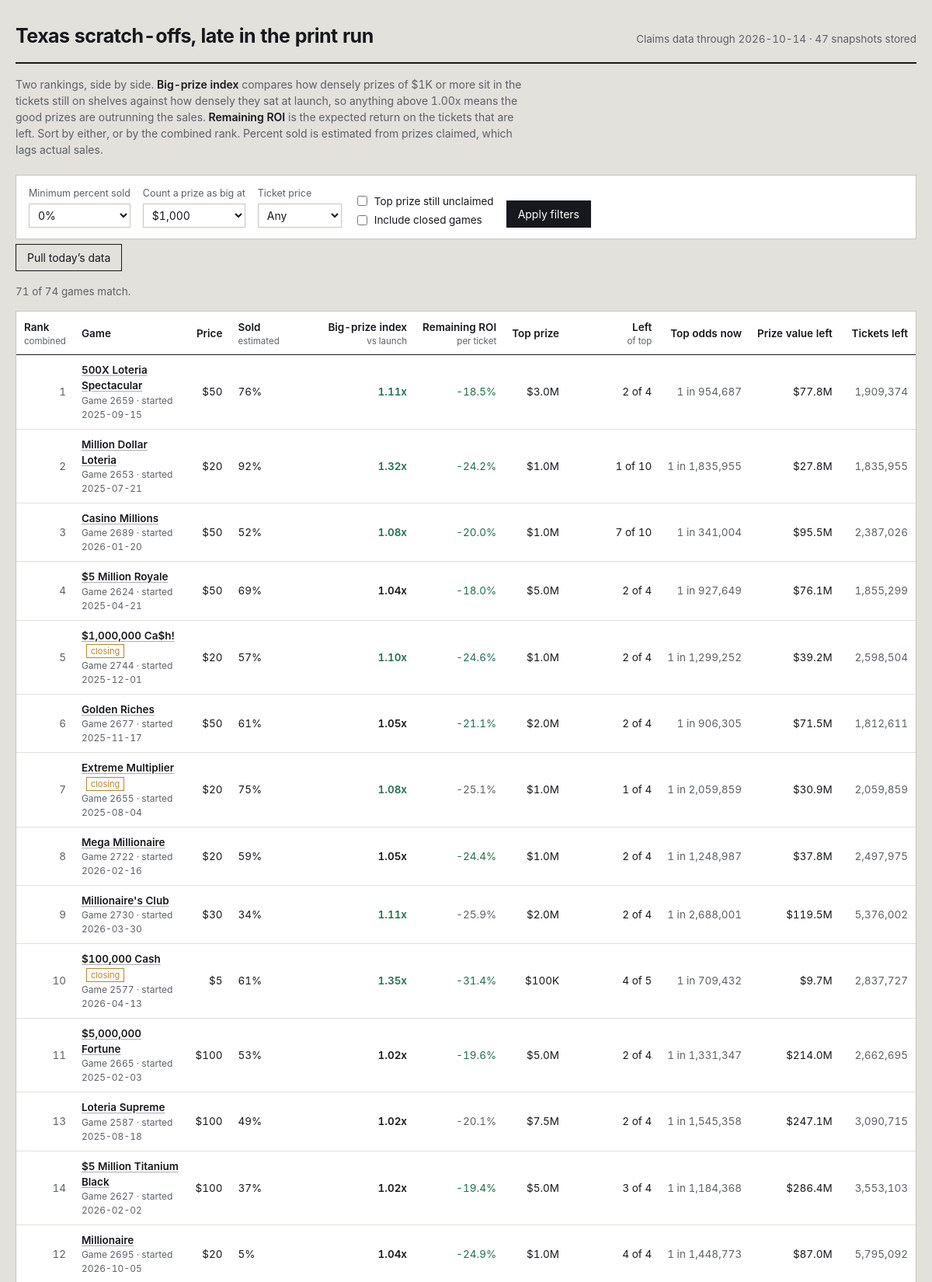
The page / (upper part) on the database its author committed.
### tables this page shows
CREATE TABLE games (
    game_number   INTEGER PRIMARY KEY,
    game_name     TEXT,
    ticket_price  REAL,
    start_date    TEXT,
    close_date    TEXT,
    total_tickets INTEGER,
    overall_odds  REAL,
    details_url   TEXT,
    closing_soon  INTEGER DEFAULT 0,
    active        INTEGER DEFAULT 1,
    first_seen    TEXT,
    last_seen     TEXT
);

### app.py (the view)
@app.route("/")
def index():
    conn = db.connect()
    db.init(conn)
    latest = db.latest_snapshot_date(conn)
    if not latest:
        conn.close()
        return render_template("empty.html", running=_refresh_state["running"])
    big_threshold = float(request.args.get("big", 1000))
    min_sold = float(request.args.get("min_sold", 0)) / 100.0
    price_filter = request.args.get("price", "")
    include_closed = request.args.get("closed") == "1"
    sort_key = request.args.get("sort", "combined")
    only_top = request.args.get("top_left") == "1"
    rows = _snapshot_rows(conn, latest, big_threshold)
    games = db.load_games(conn)
    shown = []
    for r in rows:
        g = games.get(r["game_number"], {})
        if not include_closed and not g.get("active", 1):
            continue
        if r["pct_sold"] < min_sold:
            continue
        if price_filter and float(price_filter) != r["price"]:
            continue
        if only_top and not r["top_left"]:
            continue
        shown.append(r)
    col, desc = SORTS.get(sort_key, SORTS["combined"])
    shown.sort(key=lambda r: (r.get(col) is None, r.get(col) if r.get(col) is not None else 0),
               reverse=desc)
    if not desc:
        shown = [r for r in shown if r.get(col) is not None] + \
                [r for r in shown if r.get(col) is None]
    prices = sorted({r["price"] for r in rows if r["price"]})
    history_dates = db.snapshot_dates(conn)
    conn.close()
    return render_template(
        "index.html",
        rows=shown,
        total=len(rows),
        snapshot_date=latest,
        snapshot_count=len(history_dates),
        big_threshold=int(big_threshold),
        min_sold=int(min_sold * 100),
        price_filter=price_filter,
        include_closed=include_closed,
        only_top=only_top,
        sort_key=sort_key,
        prices=prices,
        running=_refresh_state["running"],
    )

### app.py (called while the page is built)
def _snapshot_rows(conn, snapshot_date, big_threshold):
    games = db.load_games(conn)
    snap = db.load_snapshot(conn, snapshot_date)
    return metrics.rank_all(games, snap, big_threshold)

@app.template_filter("pct")
def fmt_pct(v, digits=1):
    return "—" if v is None else f"{v * 100:.{digits}f}%"

@app.template_filter("money")
def fmt_money(v):
    if v is None:
        return "—"
    if v >= 1_000_000:
        return f"${v / 1_000_000:.1f}M"
    if v >= 1_000:
        return f"${v / 1_000:,.0f}K"
    return f"${v:,.0f}"

@app.template_filter("num")
def fmt_num(v):
    return "—" if v is None else f"{v:,.0f}"

@app.template_filter("factor")
def fmt_factor(v):
    return "—" if v is None else f"{v:.2f}x"

@app.template_filter("odds")
def fmt_odds(v):
    return "—" if v is None else f"1 in {v:,.0f}"

### db.py (called while the page is built)
def connect(path=None):
    conn = sqlite3.connect(path or DB_PATH)
    conn.row_factory = sqlite3.Row
    conn.execute("PRAGMA foreign_keys = ON")
    return conn

def init(conn):
    conn.executescript(SCHEMA)
    conn.commit()

def latest_snapshot_date(conn):
    row = conn.execute("SELECT MAX(snapshot_date) AS d FROM prize_snapshots").fetchone()
    return row["d"] if row else None

def snapshot_dates(conn, game_number=None):
    if game_number is None:
        q = "SELECT DISTINCT snapshot_date FROM prize_snapshots ORDER BY snapshot_date"
        return [r[0] for r in conn.execute(q)]
    q = "SELECT DISTINCT snapshot_date FROM prize_snapshots WHERE game_number = ? ORDER BY snapshot_date"
    return [r[0] for r in conn.execute(q, (game_number,))]

def load_snapshot(conn, snapshot_date):
    out = {}
    q = """SELECT game_number, prize_level, total_prizes, prizes_claimed
           FROM prize_snapshots WHERE snapshot_date = ?"""
    for r in conn.execute(q, (snapshot_date,)):
        g = out.setdefault(r["game_number"], {"total": None, "levels": {}})
        if r["prize_level"] < 0:
            g["total"] = (r["total_prizes"], r["prizes_claimed"])
        else:
            g["levels"][r["prize_level"]] = (r["total_prizes"], r["prizes_claimed"])
    return out

def load_games(conn):
    return {r["game_number"]: dict(r) for r in conn.execute("SELECT * FROM games")}

### metrics.py (called while the page is built)
def _safe_div(a, b):
    return a / b if b else None

### templates/index.html (shortened to what this page needs)
{% extends "base.html" %}
{% macro sortlink(key, label, hint='') %}
  {% set q = request.args.to_dict() %}
  {% set _ = q.update({'sort': key}) %}
  <a href="{{ url_for('index', **q) }}">{{ label }}</a>
  {% if hint %}<span class="hint">{{ hint }}</span>{% endif %}
{% endmacro %}
{% block body %}
<header class="masthead">
  <h1>Texas scratch-offs, late in the print run</h1>
  <div class="meta">
    Claims data through {{ snapshot_date }} · {{ snapshot_count }} snapshot{{ '' if snapshot_count == 1 else 's' }} stored
  </div>
</header>
<p class="primer">
  Two rankings, side by side. <strong>Big-prize index</strong> compares how densely prizes of
  {{ big_threshold | money }} or more sit in the tickets still on shelves against how densely they
  sat at launch, so anything above 1.00x means the good prizes are outrunning the sales.
  <strong>Remaining ROI</strong> is the expected return on the tickets that are left. Sort by either,
  or by the combined rank. Percent sold is estimated from prizes claimed, which lags actual sales.
</p>
<form class="controls" method="get" action="{{ url_for('index') }}">
  <div class="field">
    <label for="min_sold">Minimum percent sold</label>
    <select id="min_sold" name="min_sold">
      {% for v in [0, 25, 50, 60, 70, 80, 90] %}
        <option value="{{ v }}" {{ 'selected' if min_sold == v }}>{{ v }}%</option>
      {% endfor %}
    </select>
  </div>
  <div class="field">
    <label for="big">Count a prize as big at</label>
    <select id="big" name="big">
      {% for v in [100, 500, 1000, 5000, 10000, 50000, 100000] %}
        <option value="{{ v }}" {{ 'selected' if big_threshold == v }}>${{ '{:,}'.format(v) }}</option>
      {% endfor %}
    </select>
  </div>
  <div class="field">
    <label for="price">Ticket price</label>
    <select id="price" name="price">
      <option value="">Any</option>
    </select>
  </div>
  <div class="checks">
    <label><input type="checkbox" name="top_left" value="1" {{ 'checked' if only_top }}> Top prize still unclaimed</label>
    <label><input type="checkbox" name="closed" value="1" {{ 'checked' if include_closed }}> Include closed games</label>
  </div>
  <button type="submit">Apply filters</button>
</form>
<form method="post" action="{{ url_for('do_refresh') }}" style="margin-bottom:16px">
  <button class="ghost" type="submit" {{ 'disabled' if running }}>
    {{ 'Pulling new data…' if running else 'Pull today’s data' }}
  </button>
</form>
<p class="count">{{ rows | length }} of {{ total }} games match.</p>
<div class="scroll">
<table>
  <thead>
    <tr>
      <th class="left">{{ sortlink('combined', 'Rank', 'combined') }}</th>
      <th class="left">Game</th>
      <th>{{ sortlink('price', 'Price') }}</th>
      <th class="left">{{ sortlink('sold', 'Sold', 'estimated') }}</th>
      <th>{{ sortlink('big', 'Big-prize index', 'vs launch') }}</th>
      <th>{{ sortlink('ev', 'Remaining ROI', 'per ticket') }}</th>
      <th>{{ sortlink('top_prize', 'Top prize') }}</th>
      <th>{{ sortlink('top_left', 'Left', 'of top') }}</th>
      <th>Top odds now</th>
      <th>{{ sortlink('value_left', 'Prize value left') }}</th>
      <th>Tickets left</th>
    </tr>
  </thead>
  <tbody>
  {% for r in rows %}
    <tr>
      <td class="rank">{{ r.rank_overall or '—' }}</td>
      <td class="left">
        <a class="name" href="{{ url_for('game_detail', game_number=r.game_number, big=big_threshold) }}">{{ r.game_name }}</a>
        {% if r.closing_soon %}<span class="tag">closing</span>{% endif %}
        <span class="sub">Game {{ r.game_number }}{% if r.start_date %} · started {{ r.start_date }}{% endif %}</span>
      </td>
      <td>${{ r.price | int }}</td>
      <td class="left sold {{ 'deep' if r.pct_sold >= 0.75 }}">
        {{ r.pct_sold | pct(0) }}
      </td>
      <td class="strong {{ 'pos' if r.big_index and r.big_index > 1.05 else ('neg' if r.big_index and r.big_index < 0.95 else '') }}">
        {{ r.big_index | factor }}
      </td>
      <td class="{{ 'pos' if r.roi_now and r.roi_now > (r.roi_start or -1) else 'dim' }}">
        {{ r.roi_now | pct }}
      </td>
      <td>{{ r.top_prize | money }}</td>
      <td>{{ r.top_left }} of {{ r.top_printed }}</td>
      <td class="dim">{{ r.top_odds_now | odds }}</td>
      <td>{{ r.value_left | money }}</td>
      <td class="dim">{{ r.tickets_left | num }}</td>
    </tr>
  {% else %}
    <tr><td colspan="11" class="left dim" style="padding:22px">No games match these filters. Loosen the minimum percent sold or clear the price filter.</td></tr>
  {% endfor %}
  </tbody>
</table>
</div>
{% endblock %}

### templates/base.html (shortened to what this page needs)
<!doctype html>
<html lang="en">
<head>
<link rel="stylesheet" href="{{ url_for('static', filename='style.css') }}">
</head>
<body>
<div class="wrap">
{% block body %}{% endblock %}
</div>
</body>
</html>

### static/style.css (style rules this page uses)
:root { --paper: #e3e1dc; --card: #ffffff; --ink: #16181d; --ink-soft: #5c6068; --rule: #c8c5be; --rule-soft: #e2e0da; --latex: #a9adb2; --good: #1f6f4a; --bad: #9b2c2c; --foil: #b8862b; --focus: #2d5bb9; }
* { box-sizing: border-box; }
html { -webkit-text-size-adjust: 100%; }
body { margin: 0; background: var(--paper); color: var(--ink); font-family: "Inter", "Segoe UI", -apple-system, BlinkMacSystemFont, Roboto, Helvetica, Arial, sans-serif; font-size: 15px; line-height: 1.5; font-variant-numeric: tabular-nums; }
a { color: var(--ink); text-decoration-color: var(--latex); text-underline-offset: 2px; }
.wrap { max-width: 1400px; margin: 0 auto; padding: 28px 20px 64px; }
.masthead { display: flex; flex-wrap: wrap; align-items: baseline; gap: 8px 20px; padding-bottom: 14px; border-bottom: 2px solid var(--ink); }
.masthead h1 { margin: 0; font-size: 25px; font-weight: 650; letter-spacing: -0.02em; }
.masthead .meta { color: var(--ink-soft); font-size: 13.5px; margin-left: auto; }
.primer { margin: 16px 0 22px; max-width: 74ch; color: var(--ink-soft); font-size: 14px; }
.primer strong { color: var(--ink); font-weight: 600; }
.controls { display: flex; flex-wrap: wrap; align-items: flex-end; gap: 16px; padding: 14px 16px; background: var(--card); border: 1px solid var(--rule); margin-bottom: 6px; }
.field { display: flex; flex-direction: column; gap: 4px; }
.field label { font-size: 12.5px; color: var(--ink-soft); }
.field select, .field input[type="number"] { font: inherit; font-size: 14px; padding: 5px 7px; border: 1px solid var(--rule); background: #fff; color: var(--ink); min-width: 108px; }
.checks { display: flex; flex-direction: column; gap: 4px; font-size: 13.5px; }
.checks label { display: flex; align-items: center; gap: 6px; }
button, .btn { font: inherit; font-size: 14px; padding: 6px 14px; border: 1px solid var(--ink); background: var(--ink); color: #fff; cursor: pointer; }
button.ghost { background: transparent; color: var(--ink); }
.count { font-size: 13.5px; color: var(--ink-soft); margin: 0 0 14px; }
.scroll { overflow-x: auto; background: var(--card); border: 1px solid var(--rule); }
table { border-collapse: collapse; width: 100%; font-size: 13.5px; }
thead th { position: sticky; top: 0; background: var(--card); text-align: right; font-weight: 600; padding: 10px 10px 8px; border-bottom: 1.5px solid var(--ink); white-space: nowrap; z-index: 2; }
thead th:first-child, thead th.left { text-align: left; }
thead th a { text-decoration: none; }
thead th .hint { display: block; font-weight: 400; font-size: 11.5px; color: var(--ink-soft); }
tbody td { padding: 9px 10px; border-bottom: 1px solid var(--rule-soft); text-align: right; white-space: nowrap; }
tbody td.left { text-align: left; white-space: normal; }
.rank { color: var(--ink-soft); width: 42px; }
.name { font-weight: 560; }
.sub { display: block; font-size: 12px; color: var(--ink-soft); font-weight: 400; }
.tag { display: inline-block; font-size: 11px; padding: 0 5px; border: 1px solid var(--foil); color: var(--foil); margin-left: 6px; vertical-align: 1px; }
.sold { min-width: 116px; }
.pos { color: var(--good); }
.dim { color: var(--ink-soft); }
.strong { font-weight: 620; }

### rows shown on the page
games: active "1", game_name "500X Loteria Spectacular", game_number "2659", start_date "2025-09-15", price "50", pct_sold|pct "76%", big_index|factor "1.11x", roi_now|pct "-18.5%", top_prize "$3.0M", top_left "2", top_printed "4", top_odds_now|odds "1 in 954,687", value_left "$77.8M", tickets_left|num "1,909,374"
games: rank_overall "2", game_name "Million Dollar Loteria", game_number "2653", start_date "2025-07-21", price "20", pct_sold|pct "92%", big_index|factor "1.32x", roi_now|pct "-24.2%", top_prize "$1.0M", top_left "1", top_printed "10", top_odds_now|odds "1 in 1,835,955", value_left "$27.8M", tickets_left|num "1,835,955"
games: rank_overall "3", game_name "Casino Millions", game_number "2689", start_date "2026-01-20", price "50", pct_sold|pct "52%", big_index|factor "1.08x", roi_now|pct "-20.0%", top_prize "$1.0M", top_left "7", top_printed "10", top_odds_now|odds "1 in 341,004", value_left "$95.5M", tickets_left|num "2,387,026"
games: rank_overall "4", game_name "$5 Million Royale", game_number "2624", start_date "2025-04-21", price "50", pct_sold|pct "69%", big_index|factor "1.04x", roi_now|pct "-18.0%", top_prize "$5.0M", top_left "2", top_printed "4", top_odds_now|odds "1 in 927,649", value_left "$76.1M", tickets_left|num "1,855,299"
games: rank_overall "5", game_name "$1,000,000 Ca$h!", closing_soon "closing", game_number "2744", start_date "2025-12-01", price "20", pct_sold|pct "57%", big_index|factor "1.10x", roi_now|pct "-24.6%", top_prize "$1.0M", top_left "2", top_printed "4", top_odds_now|odds "1 in 1,299,252", value_left "$39.2M", tickets_left|num "2,598,504"
games: rank_overall "6", game_name "Golden Riches", game_number "2677", start_date "2025-11-17", price "50", pct_sold|pct "61%", big_index|factor "1.05x", roi_now|pct "-21.1%", top_prize "$2.0M", top_left "2", top_printed "4", top_odds_now|odds "1 in 906,305", value_left "$71.5M", tickets_left|num "1,812,611"
games: rank_overall "7", game_name "Extreme Multiplier", closing_soon "closing", game_number "2655", start_date "2025-08-04", price "20", pct_sold|pct "75%", big_index|factor "1.08x", roi_now|pct "-25.1%", top_prize "$1.0M", top_left "1", top_printed "4", top_odds_now|odds "1 in 2,059,859", value_left "$30.9M", tickets_left|num "2,059,859"
games: rank_overall "8", game_name "Mega Millionaire", game_number "2722", start_date "2026-02-16", price "20", pct_sold|pct "59%", big_index|factor "1.05x", roi_now|pct "-24.4%", top_prize "$1.0M", top_left "2", top_printed "4", top_odds_now|odds "1 in 1,248,987", value_left "$37.8M", tickets_left|num "2,497,975"
games: rank_overall "9", game_name "Millionaire's Club", game_number "2730", start_date "2026-03-30", price "30", pct_sold|pct "34%", big_index|factor "1.11x", roi_now|pct "-25.9%", top_prize "$2.0M", top_left "2", top_printed "4", top_odds_now|odds "1 in 2,688,001", value_left "$119.5M", tickets_left|num "5,376,002"
games: rank_overall "10", game_name "$100,000 Cash", closing_soon "closing", game_number "2577", start_date "2026-04-13", price "5", pct_sold|pct "61%", big_index|factor "1.35x", roi_now|pct "-31.4%", top_prize "$100K", top_left "4", top_printed "5", top_odds_now|odds "1 in 709,432", value_left "$9.7M", tickets_left|num "2,837,727"
games: rank_overall "11", game_name "$5,000,000 Fortune", game_number "2665", start_date "2025-02-03", price "100", pct_sold|pct "53%", big_index|factor "1.02x", roi_now|pct "-19.6%", top_prize "$5.0M", top_left "2", top_printed "4", top_odds_now|odds "1 in 1,331,347", value_left "$214.0M", tickets_left|num "2,662,695"
games: rank_overall "13", game_name "Loteria Supreme", game_number "2587", start_date "2025-08-18", price "100", pct_sold|pct "49%", big_index|factor "1.02x", roi_now|pct "-20.1%", top_prize "$7.5M", top_left "2", top_printed "4", top_odds_now|odds "1 in 1,545,358", value_left "$247.1M", tickets_left|num "3,090,715"
games: rank_overall "14", game_name "$5 Million Titanium Black", game_number "2627", start_date "2026-02-02", price "100", pct_sold|pct "37%", big_index|factor "1.02x", roi_now|pct "-19.4%", top_prize "$5.0M", top_left "3", top_printed "4", top_odds_now|odds "1 in 1,184,368", value_left "$286.4M", tickets_left|num "3,553,103"
games: rank_overall "12", game_name "Millionaire", game_number "2695", start_date "2026-10-05", price "20", pct_sold|pct "5%", big_index|factor "1.04x", roi_now|pct "-24.9%", top_prize "$1.0M", top_left "4", top_printed "4", top_odds_now|odds "1 in 1,448,773", value_left "$87.0M", tickets_left|num "5,795,092"

### other values the page prints
{{ snapshot_date }} "2026-10-14"
{{ snapshot_count }} "47"
{{ '' if snapshot_count == 1 else 's' }} "s"
{{ big_threshold | money }} "$1K"
{{ 'Pulling new data…' if running else 'Pull today’s data' }} "Pull today’s data"
{{ rows | length }} "71"
{{ total }} "74"
{{ label }} "Rank Price Sold Big-prize index Remaining ROI Top prize Left Prize value left"
{{ hint }} "combined estimated vs launch per ticket of top"
form field min_sold "0%"
